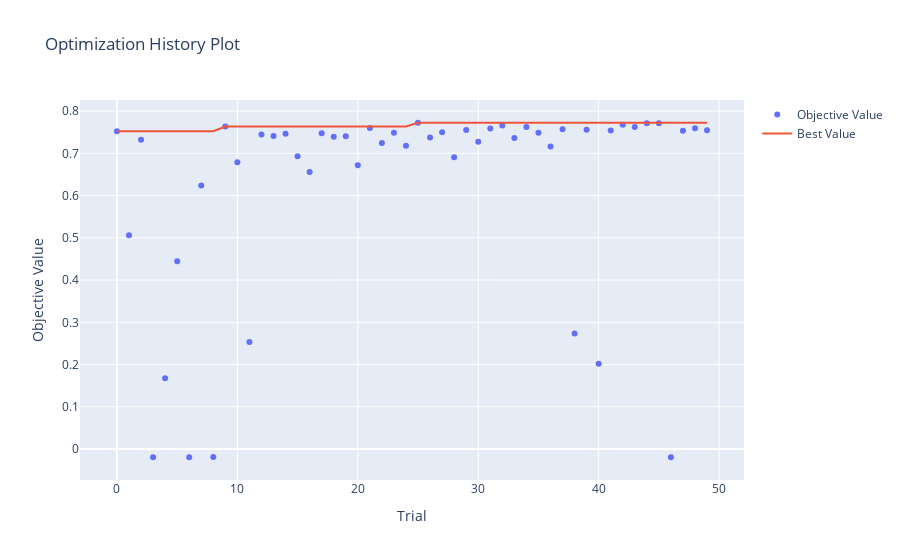

Here is the notebook cell this chart was saved with:
### Code cell
optuna.visualization.plot_optimization_history(study_xgbr)
